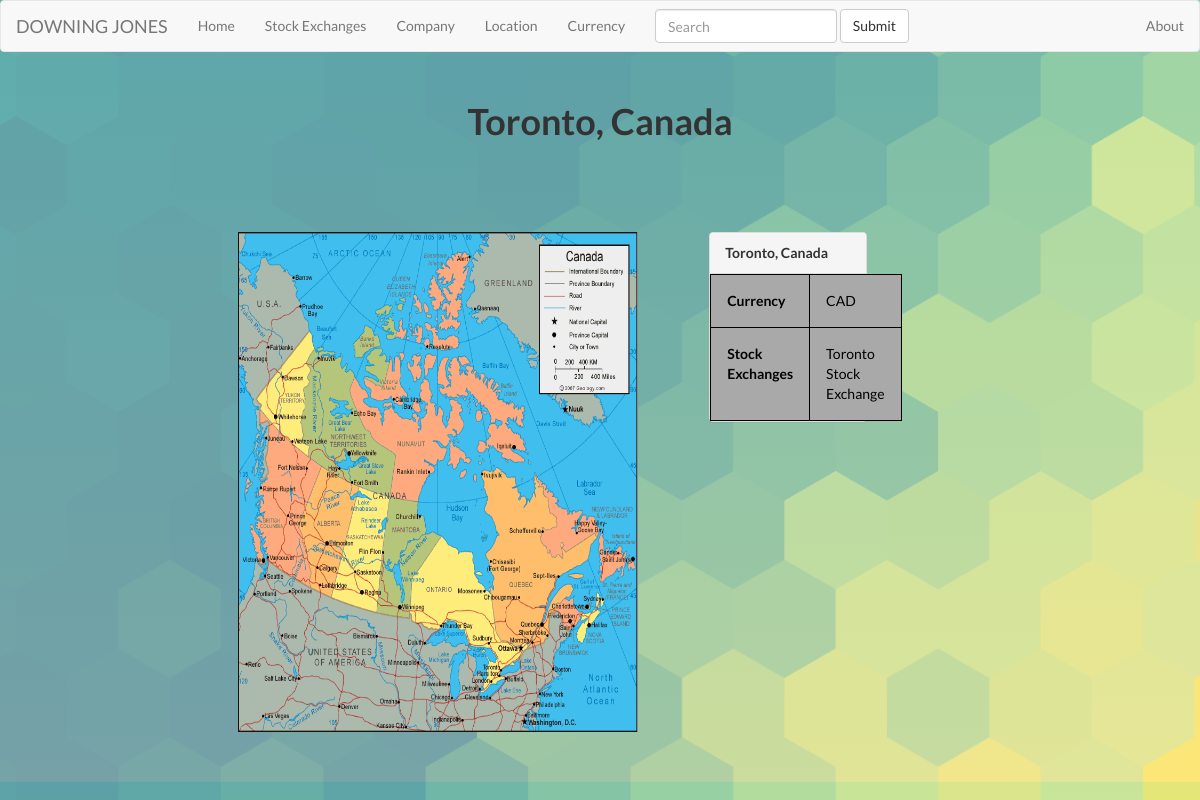
Page /locations/1 on the committed database.
### FlaskApp/DowningJones/models.py (models this page shows, shortened)
class Location(db.Model):
    rowid = db.Column(db.Integer, primary_key=True)        #pk can be the iso code
    name = db.Column(db.String(80))
    iso = db.Column(db.String(2))
    capital = db.Column(db.String(80))
    gdp = db.Column(db.String(80))
    currency = db.Column(db.String(80))
    location_exchange = db.Column(db.String(80))

### FlaskApp/DowningJones/__init__.py (the view)
@app.route ( '/locations/<id>' )
def location (id):
    location = Location.query.get(id)
    return render_template('location.html',
                            title=location.name,
                            location=location)

### FlaskApp/DowningJones/templates/location.html (shortened to what this page needs)
{% extends "layout.html" %}
{% block body %}
<div class="content">
  <div class="row" style="padding:30px">
    <div class="col-md-4"></div>
    <div class="col-md-4" style="text-align: center">
      <h1 style = "font-weight : bold">{{location.name}}</h1>
    </div>
  </div>
    <div class="row" style="padding:50px">
        <div class="col-md-2"></div>
        <div class="col-md-4">
            <img id="location-pic" src="../static/{{location.iso}}-map.gif" height="500" width= "400">
        </div>
        <div class="col-md-1"></div>
        <div class="col-md-2" id="content">
            <div class="panel panel-default">
                <div class="panel-heading">
                    <b>{{location.name}}</b>
                </div>
                    <table class="table">
                        <tbody>
                            <tr>
                                <th>Currency</th>
                                <td><a href="/currencies/{{location.rowid}}">{{location.currency}}</a></td>
                            </tr>
                            <tr>
                                <th>Stock Exchanges</th>
                                <td><a href="/stockmarkets/{{location.rowid}}">{{location.location_exchange}}</a></td>
                            </tr>
                        </tbody>
                    </table>
                </div>
            </div>
        </div>
    </div>
{% endblock %}

### FlaskApp/DowningJones/static/style.css (style rules this page uses)
html, body { padding:0; margin:0; }
table { background-color:#a9a9a9; margin:auto; }
table, th, td { border: 1px solid black; border-collapse: collapse; color:black; }
th, td { padding: 16px !important; }
td { text-align: left; }
body { background-size: cover; }

### FlaskApp/DowningJones/templates/layout.html (style rules this page uses)
body { background:linear-gradient(rgba(200,265,265,0.45), rgba(265,265,265,0.45)), url("static/background3.png"); background-size: cover; font-family: 'Lato', sans-serif; }
tr,tbody,a,td { color:black; font-family: 'Lato', sans-serif; }

### FlaskApp/DowningJones/templates/location.html (style rules this page uses)
body { background:linear-gradient(rgba(200,265,265,0.45), rgba(265,265,265,0.45)), url("../static/background3.png"); background-size: cover !important; }

### rows in the picture
Location: name "Toronto, Canada", currency "CAD", location_exchange "Toronto Stock Exchange"
